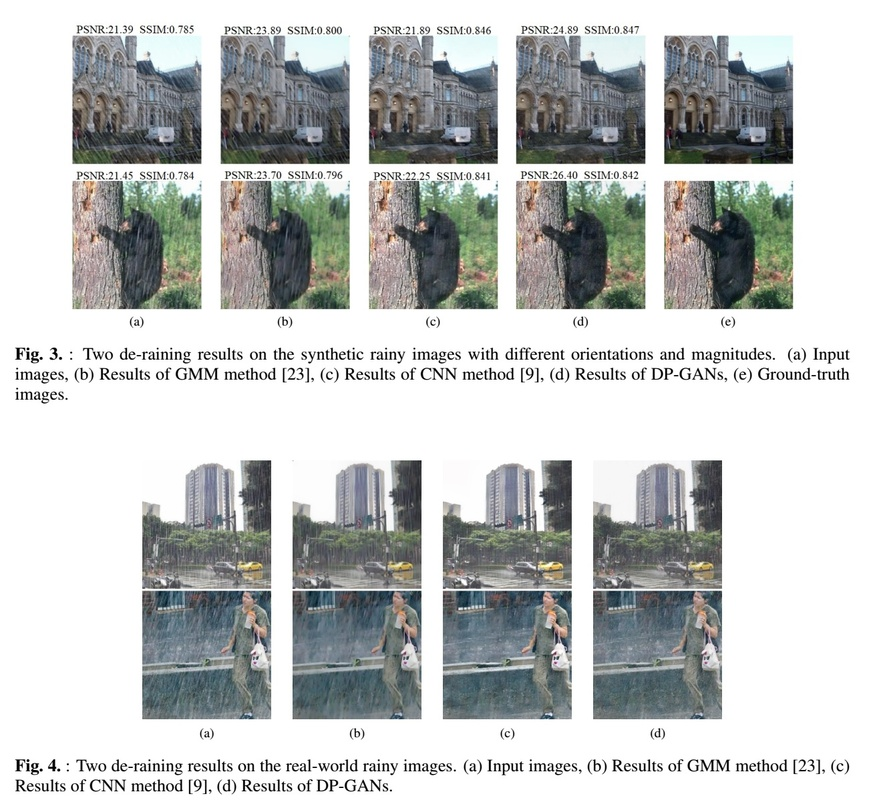
#> input picture imgs/1.jpg, 869 x 812 px, shrunk from 1301 x 1217 before the run
$ python -i measure.py   (imports and definitions only)   (older library calls are emulated)
#> lines starting #> are read from the running program, lines starting #| are printed output that depends on the picture
import numpy
from numpy import sqrt, pi
import scipy.ndimage.filters
import math
from scipy.ndimage import gaussian_filter
import scipy.signal
import scipy.ndimage
from numpy.lib.stride_tricks import as_strided as ast


# [102 lines left out: functions block_view, ssim, ssim_exact, psnr, vifp_mscale, not called in this run]


def Laguerre_Gauss_Circular_Harmonic_3_0(size, sigma):
    x = numpy.linspace(-size / 2.0, size / 2.0, size)
    y = numpy.linspace(-size / 2.0, size / 2.0, size)
    xx, yy = numpy.meshgrid(x, y)

    r = numpy.sqrt(xx * xx + yy * yy)
    gamma = numpy.arctan2(yy, xx)
    l30 = - (1 / 6.0) * (1 / (sigma * sqrt(pi))) * numpy.exp(-r * r / (2 * sigma * sigma)) * (
                sqrt(r * r / (sigma * sigma)) ** 3) * numpy.exp(-1j * 3 * gamma)
    return l30


def Laguerre_Gauss_Circular_Harmonic_1_0(size, sigma):
    x = numpy.linspace(-size / 2.0, size / 2.0, size)
    y = numpy.linspace(-size / 2.0, size / 2.0, size)
    xx, yy = numpy.meshgrid(x, y)

    r = numpy.sqrt(xx * xx + yy * yy)
    gamma = numpy.arctan2(yy, xx)
    l10 = - (1 / (sigma * sqrt(pi))) * numpy.exp(-r * r / (2 * sigma * sigma)) * sqrt(
        r * r / (sigma * sigma)) * numpy.exp(-1j * gamma)
    return l10


"""
Polar edge coherence map
Same size as source image
"""


def pec(img):
    # TODO scale parameter should depend on resolution
    l10 = Laguerre_Gauss_Circular_Harmonic_1_0(17, 2)
    l30 = Laguerre_Gauss_Circular_Harmonic_3_0(17, 2)
    y10 = scipy.ndimage.filters.convolve(img, numpy.real(l10)) + 1j * scipy.ndimage.filters.convolve(img,
                                                                                                     numpy.imag(l10))
    y30 = scipy.ndimage.filters.convolve(img, numpy.real(l30)) + 1j * scipy.ndimage.filters.convolve(img,
                                                                                                     numpy.imag(l30))
    pec_map = - (numpy.absolute(y30) / numpy.absolute(y10)) * numpy.cos(numpy.angle(y30) - 3 * numpy.angle(y10))
    return pec_map


"""
Edge coherence metric
Just one number summarizing typical edge coherence in this image.
"""


# [9 lines left out: function eco, not called in this run]


"""
Relative edge coherence
Ratio of ECO
"""
def reco(img1, img2):
    C = 1  # TODO what is a good value?
    return (eco(img2) + C) / (eco(img1) + C)


# [31 lines not run here, left out]

>>> import cv2
>>> picture = cv2.imread('imgs/1.jpg', cv2.IMREAD_GRAYSCALE)
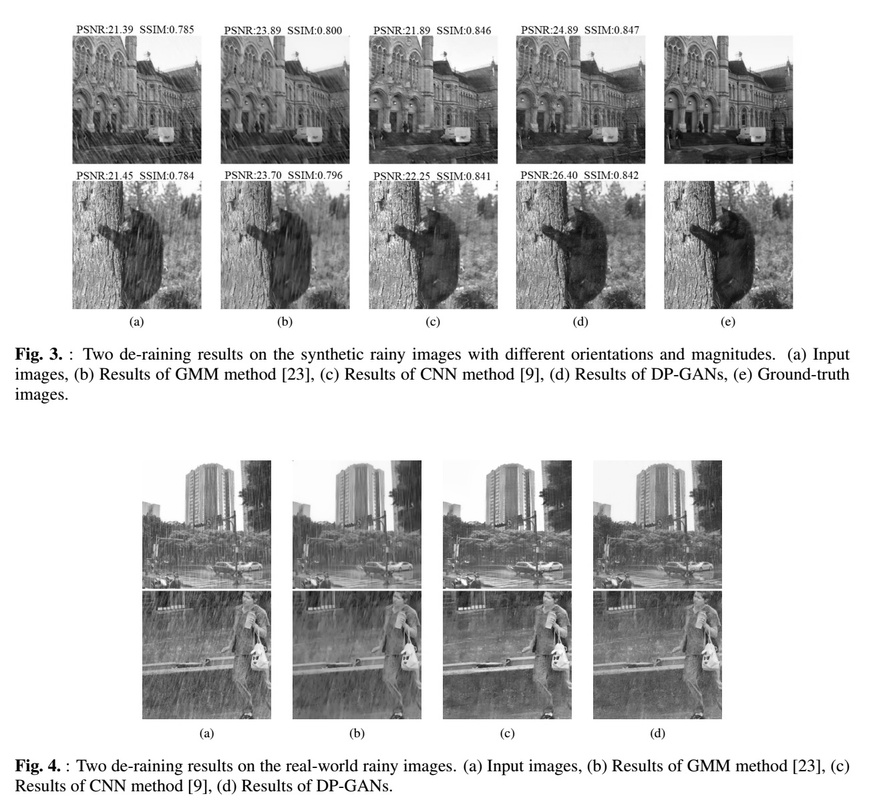
#> picture: shape (812, 869); min 0, max 255, mean 195.3
>>> result = pec(picture)
#> in pec, `pec_map = - (numpy.absolute(y30) / numpy.absolute(y10)) * numpy.cos(nu..`:
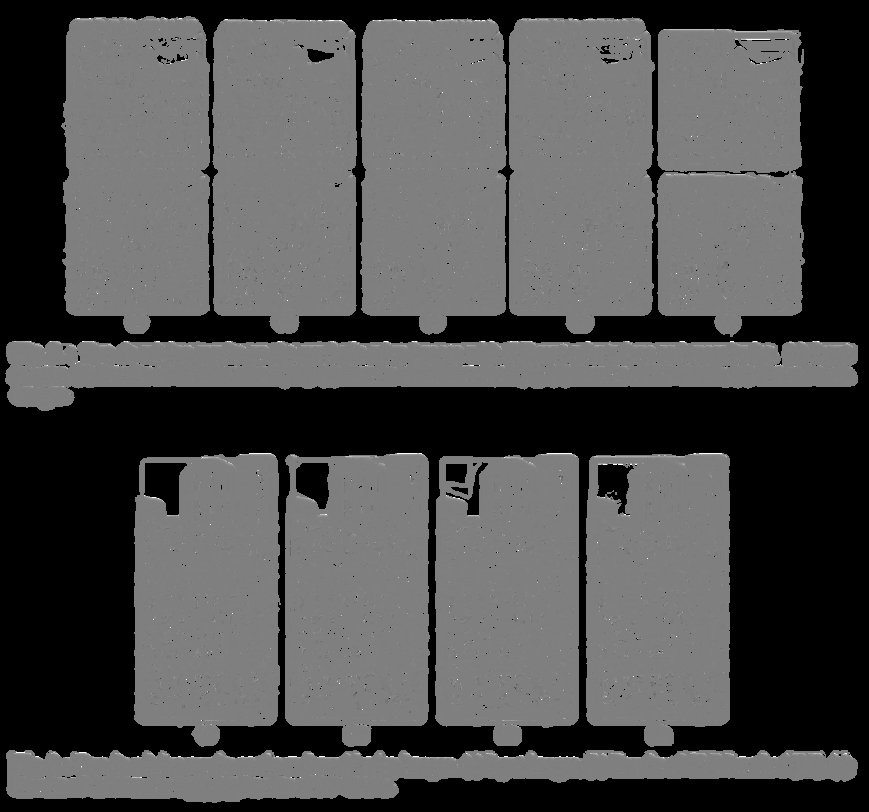
#> pec_map: shape (812, 869) float64; 38.73% of the values are NaN or infinite; the others: min -255, max 255, mean 0.836; drawn with min black, max white, NaN and infinite black

$ run again, on imgs/network2.jpg
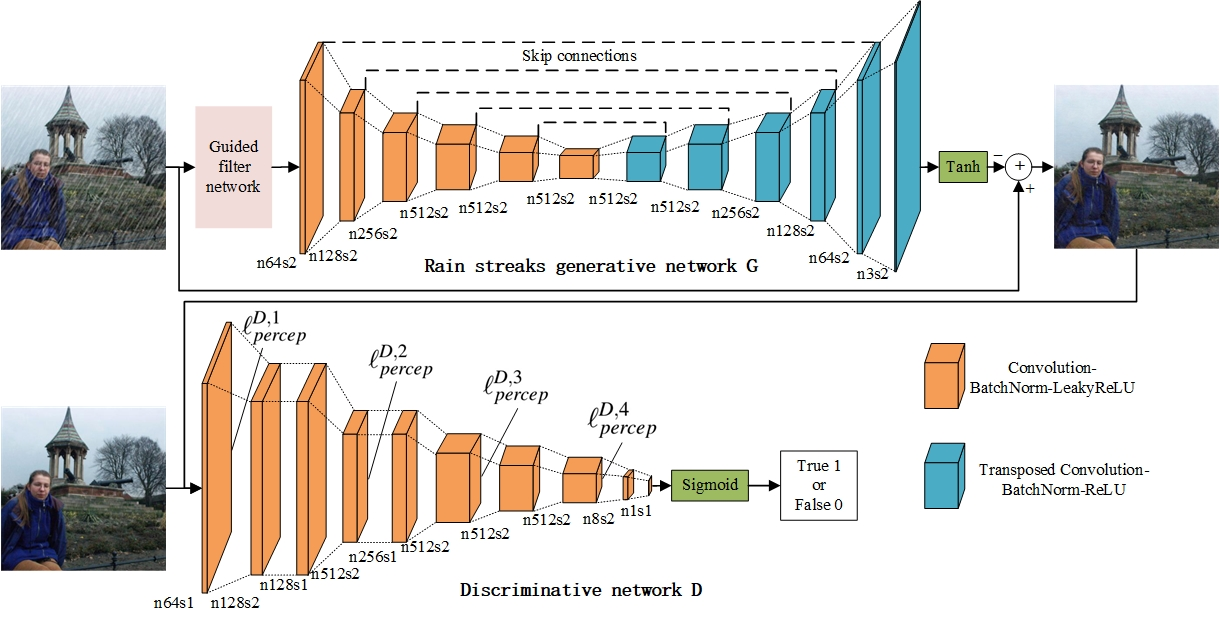
#> input picture imgs/network2.jpg, 1220 x 620 px
#> `picture = cv2.imread('imgs/1.jpg', cv2.IMREAD_GRAYSCALE)`:
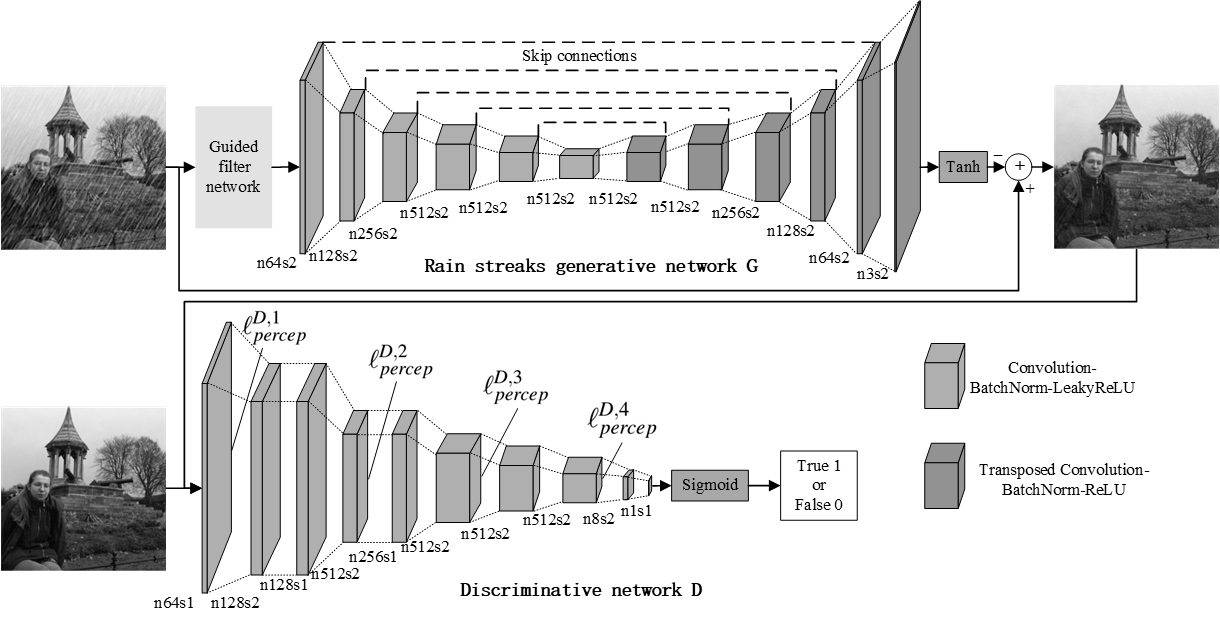
#> picture: shape (620, 1220); min 0, max 255, mean 222.1
#> in pec, `pec_map = - (numpy.absolute(y30) / numpy.absolute(y10)) * numpy.cos(nu..`:
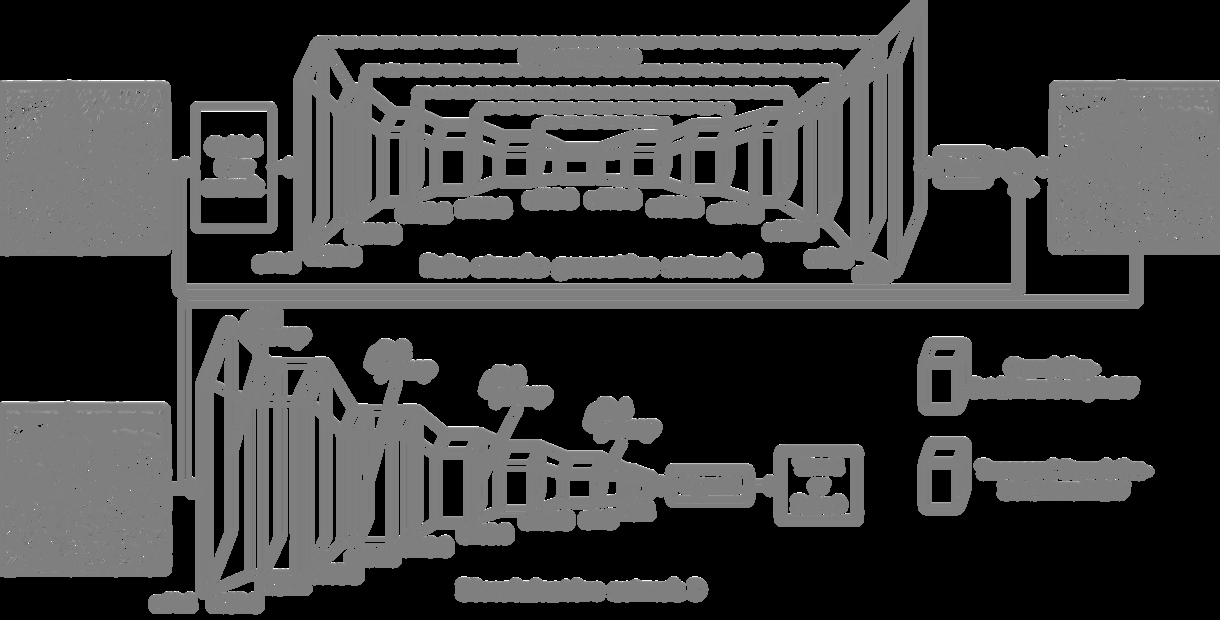
#> pec_map: shape (620, 1220) float64; 52.99% of the values are NaN or infinite; the others: min -255, max 255, mean 2.66; drawn with min black, max white, NaN and infinite black

$ run again, on imgs/cnn.png
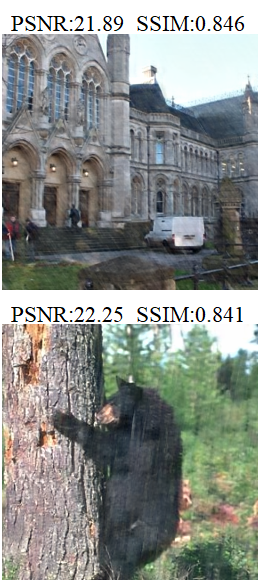
#> input picture imgs/cnn.png, 259 x 581 px
#> `picture = cv2.imread('imgs/1.jpg', cv2.IMREAD_GRAYSCALE)`:
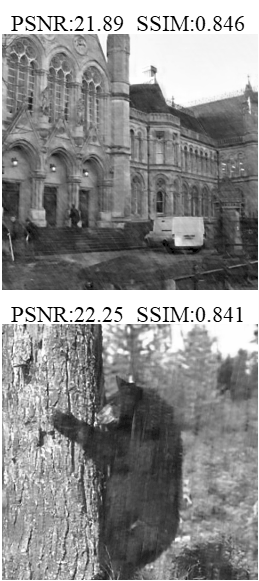
#> picture: shape (581, 259); min 0, max 255, mean 139.7
#> in pec, `pec_map = - (numpy.absolute(y30) / numpy.absolute(y10)) * numpy.cos(nu..`:
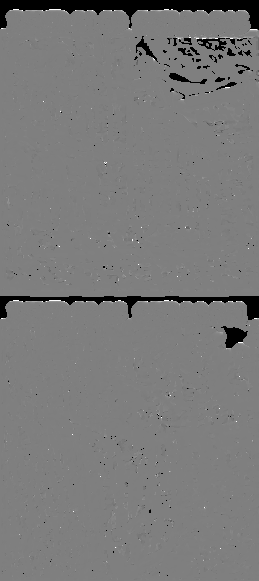
#> pec_map: shape (581, 259) float64; 4.09% of the values are NaN or infinite; the others: min -255, max 255, mean 0.43; drawn with min black, max white, NaN and infinite black
